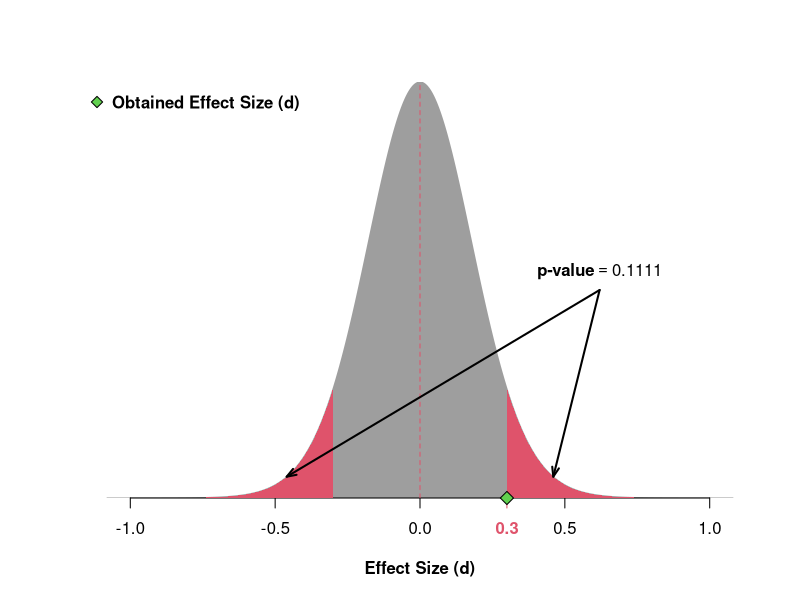

Reproduce this figure in R.
hyp.test = function(N = 30, obs.d = .1){
  
  options(warn = -1)
   df = N - 1
 d.SE = 1/sqrt(N)
min.d = qt(1e-6, df)*d.SE  ;  max.d = qt(0.999999, df)*d.SE

`d|H0` = curve(dt(x/d.SE, df)/d.SE, min.d, max.d, n = 1e4, xlab = "Effect Size (d)", 
               ylab = NA, font.lab = 2, ty = "n", axes = FALSE, bty = "n",
               cex.axis = 1, cex.lab = 1, yaxs = "i")
  
  polygon(`d|H0`, col = 8, border = 8) ;  axis(1)
  
    arrow = qt(.999, df)*d.SE
  p.value = signif(2*(1-pt(abs(obs.d)/d.SE, df)), 4)
  
   x = seq(min.d, -obs.d, l = 1e4) ;  y = dt(x/ d.SE, df)/d.SE
  xx = seq(max.d,  obs.d, l = 1e4) ; yy = dt(xx/d.SE, df)/d.SE
  
  polygon(c(min.d,  x, -obs.d), c( y[1],  y, rev( y[1])), col = 2, border = NA)  
  polygon(c(max.d, xx,  obs.d), c(yy[1], yy, rev(yy[1])), col = 2, border = NA)  
  
  segments(0, 0, 0, max(`d|H0`$y), col = 2, xpd = FALSE, lty = 2) 
  
  axis(1, at = obs.d, font = 2, col = 2, col.axis = 2)
  points(obs.d, 0, pch = 23, bg = 3, cex = 1.4, xpd = TRUE)
  
  legend("topleft", "Obtained Effect Size (d)", pch = 23, pt.bg = 3, pt.cex = 1.2, bty = "n", text.font = 2)   
  
  arrows((obs.d+max.d)/3, dt(((obs.d+max.d)/3)/d.SE , df)/d.SE, arrow, max(`d|H0`$y)/2, code = 1, length = .1, angle = 20, lwd = 2)
  arrows((-obs.d+min.d)/3, dt(((-obs.d+min.d)/3)/d.SE , df)/d.SE, arrow, max(`d|H0`$y)/2, code = 1, length = .1, angle = 20, lwd = 2)
  text(arrow, max(`d|H0`$y)/2, bquote(bold("p-value" == .(p.value))), font = 2, pos = 3)
}
#Example of use:
hyp.test(N = 30, obs.d = .3)